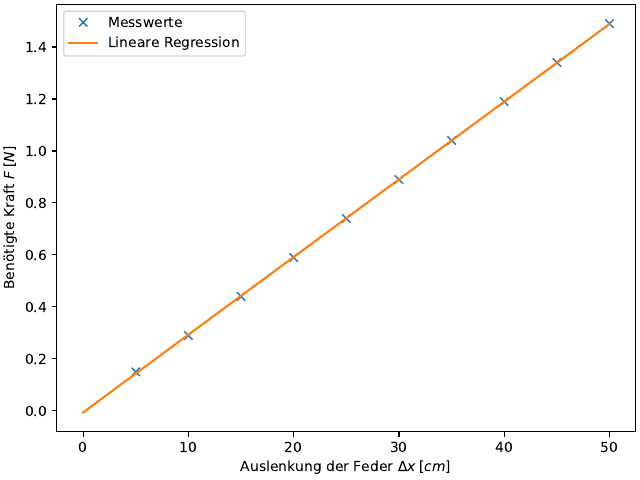

The Python source for this figure:
import matplotlib.pyplot as plt
import numpy as np

x,F,D = np.genfromtxt("daten.txt", unpack=True)
params, covariance_matrix = np.polyfit(x, F, deg=1, cov=True)

print (params[0])
print (params[1])

x_plot = np.linspace(0,50)

fig, ax = plt.subplots(1,1, layout= "constrained")
ax.plot(x,F,"x", label="Messwerte")
ax.plot (
    x_plot,
    params[0] * x_plot + params[1],
    label = "Lineare Regression"
)
ax.set(
    xlabel = "Auslenkung der Feder $\Delta x \; [cm]$",
    ylabel = "Benötigte Kraft $F \; [N]$"
)
ax.legend();


fig.savefig("plot.pdf")